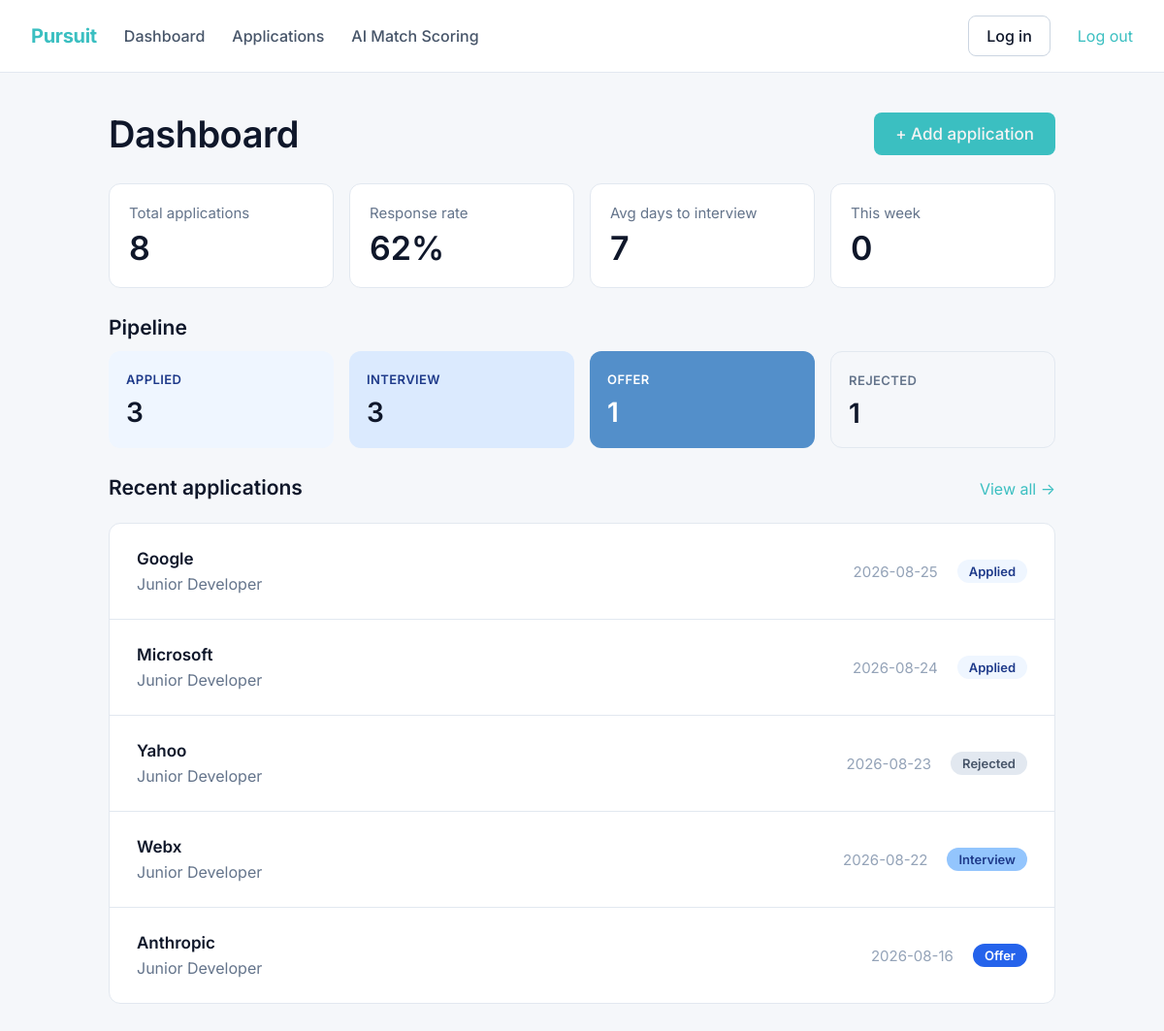
Page /dashboard on the earlier database version.
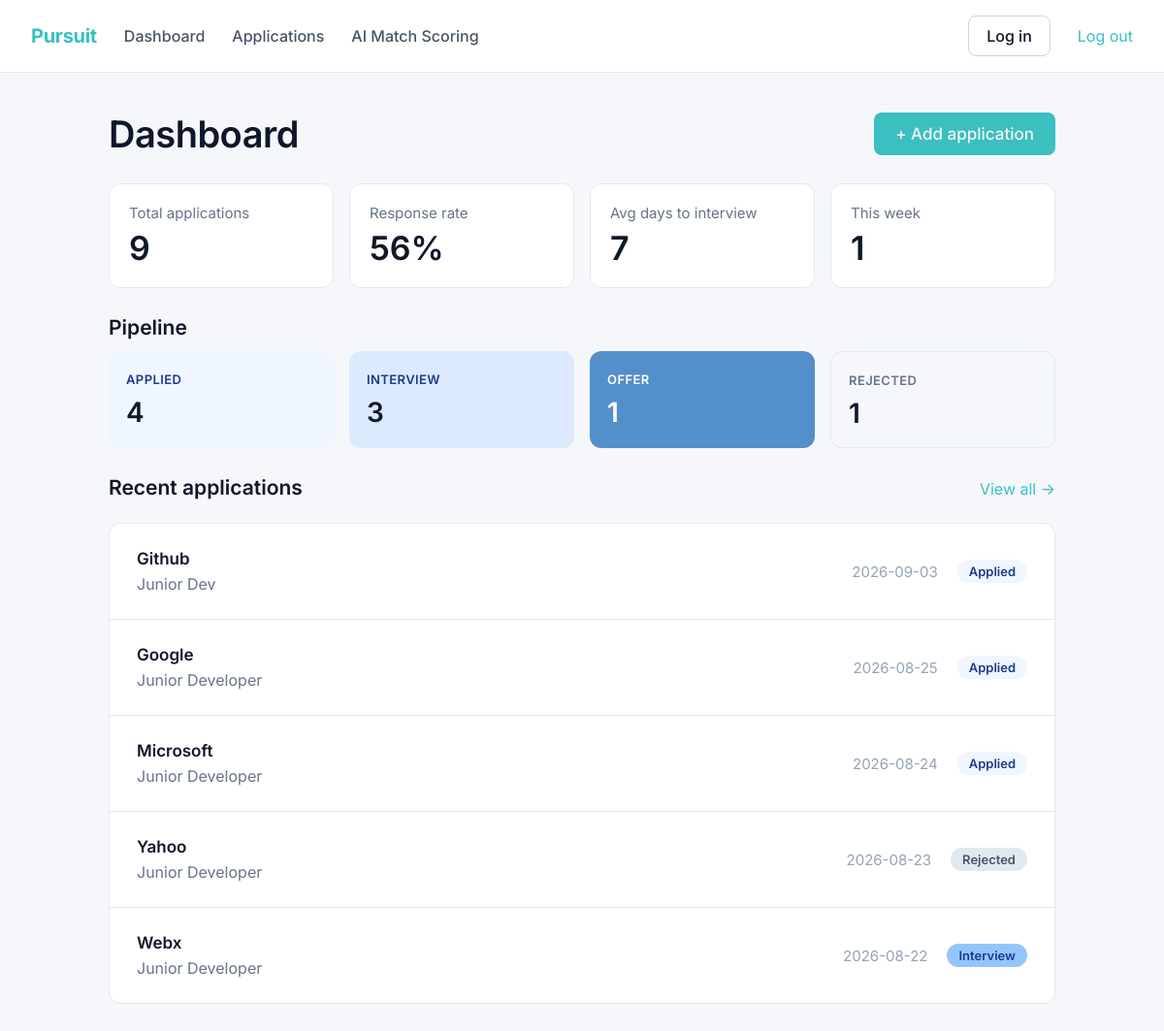
Same page on the later database version.
### tables this page shows
CREATE TABLE applications (
            id INTEGER PRIMARY KEY AUTOINCREMENT,
            company TEXT,
            role TEXT,
            job_description TEXT,
            resume_filename TEXT,
            status TEXT,
            date_applied TIMESTAMP,
            match_score INTEGER,
            missing_keywords TEXT,
            notes TEXT,
            status_updated_at TEXT,
            created_at TIMESTAMP
        );

### app.py (the view)
@app.route('/dashboard',methods = ['GET','POST'])
def dashboard():
    conn = sqlite3.connect("applications.db")
    conn.row_factory =sqlite3.Row
    cursor = conn.cursor()
    cursor.execute("SELECT COUNT(*) FROM applications")
    total_rows = cursor.fetchone()[0]
    applied = "Applied"
    query = "SELECT COUNT(*) FROM applications WHERE status != ?"
    cursor.execute(query,(applied,))
    responded = cursor.fetchone()[0]
    if total_rows > 0 :
        response_rate = round((responded/total_rows)*100)
        print(response_rate)
    else:
        response_rate =0
        print("No job applications yet")
    today = datetime.now()
    one_week_ago = today - timedelta(days=7)
    one_week_ago_str = one_week_ago.strftime('%Y-%m-%d')
    query2 = "SELECT COUNT(*) FROM applications WHERE date_applied >= ?"
    cursor.execute(query2,(one_week_ago_str,))
    applications_this_week = cursor.fetchone()[0]
    print("Applications this week : ", applications_this_week)
    interview1 = "Interview"
    query3 = "SELECT date_applied,status_updated_at FROM applications WHERE status = ?"
    cursor.execute(query3,(interview1,))
    data_date = cursor.fetchall()
    for row in data_date:
        print(row['date_applied'], row['status_updated_at'])
    day_gaps = []   # empty container, created BEFORE the loop
    for row in data_date:
        applied_date = datetime.strptime(row['date_applied'], '%Y-%m-%d')
        interview_date = datetime.strptime(row['status_updated_at'], '%Y-%m-%d')
        gap =(interview_date-applied_date).days
        day_gaps.append(gap)  # add gap into your container
    if len(day_gaps) > 0 :
        avg_days_to_interview = sum(day_gaps) / len(day_gaps)
        print("Average between application and Interview : ", round(avg_days_to_interview))
    else :
        print("No applications yet, apply for a job !")
        avg_days_to_interview = 0
    cursor.execute("SELECT status, COUNT(*) AS count FROM applications GROUP BY status")
    pipeline_data = cursor.fetchall()
    status_count_dict = {}
    for row in pipeline_data:
        print(row['status'], row['count'])
        status_count_dict[row["status"]] = row['count']
    print(status_count_dict)
    applied_count = status_count_dict.get('Applied',0)
    interview_count = status_count_dict.get('Interview',0)
    offer_count = status_count_dict.get('Offer',0)
    rejected_count = status_count_dict.get('Rejected',0)
    query5 = "SELECT company, role, status, date_applied FROM applications ORDER BY date_applied DESC LIMIT 5"
    cursor.execute(query5)
    recent_applications = cursor.fetchall()
    for recent in recent_applications:
        print(recent['date_applied'], "Date applied")
    conn.close()
    return render_template('dashboard.html',
                        total_rows=total_rows,
                        response_rate=response_rate,
                        applications_this_week=applications_this_week,
                        avg_days_to_interview=round(avg_days_to_interview),
                        applied_count = applied_count,
                        interview_count = interview_count,
                        rejected_count = rejected_count,
                        recent_applications = recent_applications,
                        offer_count = offer_count)

### app.py (called while the page is built)
@app.context_processor
def inject_user():
    return dict(logged_in=True)

### templates/dashboard.html
{% extends "base.html" %}
{% block content %}
<div class="dashboard">
    <div class="dashboard-header">
        <h1>Dashboard</h1>
        <a href="{{ url_for('add_application') }}"><button type="button" class="btn-info">+ Add application</button></a>
    </div>
    <div class="stat-grid">
        <div class="stat-box">
            <div class="stat-box-label">Total applications</div>
            <div class="stat-box-value">{{ total_rows }}</div>
        </div>
        <div class="stat-box">
            <div class="stat-box-label">Response rate</div>
            <div class="stat-box-value">{{ response_rate }}%</div>
        </div>
        <div class="stat-box">
            <div class="stat-box-label">Avg days to interview</div>
            <div class="stat-box-value">{{ avg_days_to_interview }}</div>
        </div>
        <div class="stat-box">
            <div class="stat-box-label">This week</div>
            <div class="stat-box-value">{{ applications_this_week }}</div>
        </div>
    </div>
    <div class="section-heading">Pipeline</div>
    <div class="pipeline-grid">
        <div class="pipeline-box pipeline-applied">
            <span class="pipeline-label">Applied</span>
            <div class="pipeline-value">{{ applied_count }}</div>
        </div>
        <div class="pipeline-box pipeline-interview">
            <span class="pipeline-label">Interview</span>
            <div class="pipeline-value">{{ interview_count }}</div>
        </div>
        <div class="pipeline-box pipeline-offer">
            <span class="pipeline-label">Offer</span>
            <div class="pipeline-value">{{ offer_count }}</div>
        </div>
        <div class="pipeline-box pipeline-rejected">
            <span class="pipeline-label">Rejected</span>
            <div class="pipeline-value">{{ rejected_count }}</div>
        </div>
    </div>
    <div class="recent-header">
        <div class="section-heading">Recent applications</div>
        <a href="{{ url_for('applications') }}">View all &rarr;</a>
    </div>
    {% if recent_applications %}
    <div class="recent-panel">
        {% for recent in recent_applications %}
        <div class="recent-row">
            <div>
                <div class="recent-company">{{ recent['company'] }}</div>
                <div class="recent-role">{{ recent['role'] }}</div>
            </div>
            <div class="recent-right">
                <span class="recent-date">{{ recent['date_applied'] }}</span>
                <span class="status-tag status-{{ recent['status']|lower }}">{{ recent['status'] }}</span>
            </div>
        </div>
        {% endfor %}
    </div>
    {% else %}
    <div class="empty-state">No applications match yet.</div>
    {% endif %}
</div>
{% endblock %}

### templates/base.html (shortened to what this page needs)
<!DOCTYPE html>
<html lang="en">
<head>
    <link rel="stylesheet" href="{{ url_for('static', filename='styles.css') }}">
</head>
<body>
<nav class="navbar">
    <a href="{{ url_for('home') }}" class="navbar-brand">Pursuit</a>
    <a href="{{ url_for('dashboard') }}" class="navbar-link">Dashboard</a>
    <a href="{{ url_for('applications') }}" class="navbar-link">Applications</a>
    <a href="#" class="navbar-link">AI Match Scoring</a>
    <a href="{{ url_for('auth') }}"><button type="button" class="btn-outline">Log in</button></a>
    {% if logged_in %}
    <a href="{{ url_for('auth') }}">Log out</a>
{% else %}
    <a href="{{ url_for('auth', mode='login') }}">Log in</a>
{% endif %}
</nav>
{% block content %}
{% endblock %}
</body>
</html>

### static/styles.css (style rules this page uses)
:root { --primary: #3bbfc1; --primary-pressed: #1d4ed8; --primary-deep: #1e3a8a; --navy: #0a1530; --surface: #f5f7fa; --canvas: #ffffff; --hairline: #e2e8f0; --hairline-strong: #cbd5e1; --ink: #0f172a; --charcoal: #1e293b; --slate: #475569; --steel: #64748b; --tint-100: #eff6ff; --tint-200: #dbeafe; --tint-300: #bfdbfe; --stone: #94a3b8; }
* { box-sizing: border-box; }
body { margin: 0; font-family: 'Inter', -apple-system, system-ui, sans-serif; background-color: var(--surface); color: var(--ink); }
a { color: var(--primary); text-decoration: none; }
.btn-info { background-color: var(--primary); color: #f4f3f3; border: none; border-radius: 8px; padding: 12px 22px; font-size: 17px; font-weight: 500; font-family: inherit; cursor: pointer; }
.navbar { display: flex; align-items: center; gap: 28px; padding: 16px 32px; background: var(--canvas); border-bottom: 1px solid var(--hairline); }
.navbar-brand { font-weight: 700; font-size: 20px; letter-spacing: -0.3px; }
.navbar-link { font-size: 16px; font-weight: 500; color: var(--slate); }
.btn-outline { background: transparent; color: var(--ink); border: 1px solid var(--hairline-strong); border-radius: 8px; padding: 10px 18px; font-size: 16px; font-weight: 500; font-family: inherit; cursor: pointer; }
.dashboard { max-width: 1040px; margin: 0 auto; padding: 40px 32px; }
.dashboard-header { display: flex; justify-content: space-between; align-items: center; margin-bottom: 28px; }
.dashboard-header h1 { font-size: 38px; font-weight: 600; letter-spacing: -0.5px; margin: 0; }
.stat-grid { display: grid; grid-template-columns: repeat(4, 1fr); gap: 16px; margin-bottom: 28px; }
.stat-box { background: var(--canvas); border: 1px solid var(--hairline); border-radius: 12px; padding: 20px; }
.stat-box-label { font-size: 15px; color: var(--steel); margin-bottom: 6px; }
.stat-box-value { font-size: 34px; font-weight: 600; }
.section-heading { font-size: 21px; font-weight: 600; margin-bottom: 12px; }
.pipeline-grid { display: grid; grid-template-columns: repeat(4, 1fr); gap: 16px; margin-bottom: 28px; }
.pipeline-box { border-radius: 12px; padding: 18px; }
.pipeline-label { font-size: 13px; font-weight: 600; text-transform: uppercase; letter-spacing: 0.4px; }
.pipeline-value { font-size: 28px; font-weight: 600; margin-top: 8px; }
.pipeline-applied { background: var(--tint-100); }
.pipeline-applied .pipeline-label { color: var(--primary-deep); }
.pipeline-interview { background: var(--tint-200); }
.pipeline-interview .pipeline-label { color: var(--primary-deep); }
.pipeline-offer { background: rgb(83, 143, 202); }
.pipeline-offer .pipeline-label, .pipeline-offer .pipeline-value { color: #ffffff; }
.pipeline-rejected { background: var(--surface); border: 1px solid var(--hairline); }
.pipeline-rejected .pipeline-label { color: var(--steel); }
.recent-header { display: flex; justify-content: space-between; align-items: baseline; margin-bottom: 12px; }
.recent-panel { background: var(--canvas); border: 1px solid var(--hairline); border-radius: 12px; overflow: hidden; }
.recent-row { display: flex; justify-content: space-between; align-items: center; padding: 26px 28px; border-bottom: 1px solid var(--hairline); }
.recent-row:last-child { border-bottom: none; }
.recent-company { font-weight: 600; font-size: 17px; margin-bottom: 6px; }
.recent-role { color: var(--steel); font-size: 16px; }
.recent-right { display: flex; align-items: center; gap: 20px; }
.recent-date { color: var(--stone); font-size: 15px; }
.status-tag { border-radius: 999px; padding: 4px 12px; font-size: 13px; font-weight: 600; }
.status-applied { background: #eff6ff; color: #1e3a8a; }
.status-interview { background: #93c5fd; color: #1e3a8a; }
.status-rejected { background: #e2e8f0; color: #475569; }

Differences in the rows shown:
no longer on this page (row unchanged): applications: company "Anthropic", role "Junior Developer", date_applied "2026-08-16", status "Offer"
added applications: company "Github", role "Junior Dev", date_applied "2026-09-03", status "Applied"
Other differences:
{{ total_rows }}: "8" → "9"
{{ response_rate }}: "62" → "56"
{{ applications_this_week }}: "0" → "1"
{{ applied_count }}: "3" → "4"
